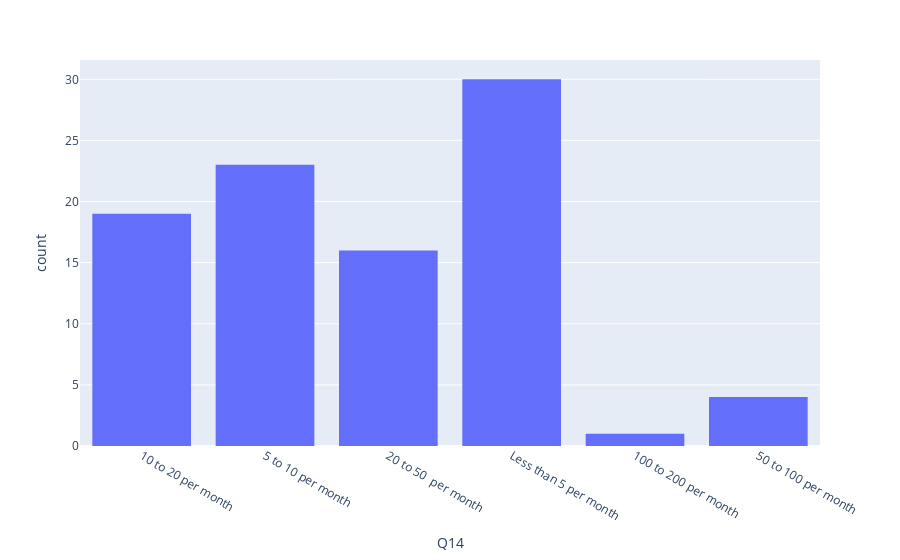

The notebook cell saved with this chart:
### Code cell
fig = px.histogram(data, x='Q14')
fig.show()

### Figure 1 — Plotly figure (JSON) as saved in the notebook; plotly's stock layout.template omitted (floating-point values rounded to 4 significant figures)
{"data": [{"alignmentgroup": "True", "bingroup": "x", "hovertemplate": "Q14=%{x}<br>count=%{y}<extra></extra>", "legendgroup": "", "marker": {"color": "#636efa", "pattern": {"shape": ""}}, "name": "", "offsetgroup": "", "orientation": "v", "showlegend": false, "type": "histogram", "x": ["10 to 20 per month", "5 to 10 per month", "10 to 20 per month", "10 to 20 per month", "20 to 50  per month", "5 to 10 per month", "Less than 5 per month", "5 to 10 per month", "Less than 5 per month", "5 to 10 per month", "Less than 5 per month", "Less than 5 per month", "100 to 200 per month", "5 to 10 per month", "5 to 10 per month", "Less than 5 per month", "Less than 5 per month", "10 to 20 per month", "5 to 10 per month", "5 to 10 per month", "20 to 50  per month", "50 to 100 per month", "5 to 10 per month", "10 to 20 per month", "50 to 100 per month", "Less than 5 per month", "Less than 5 per month", "5 to 10 per month", "Less than 5 per month", "Less than 5 per month", "Less than 5 per month", "10 to 20 per month", "Less than 5 per month", "5 to 10 per month", "20 to 50  per month", "10 to 20 per month", "Less than 5 per month", "Less than 5 per month", "20 to 50  per month", "10 to 20 per month", "10 to 20 per month", "Less than 5 per month", "20 to 50  per month", "20 to 50  per month", "Less than 5 per month", "50 to 100 per month", "Less than 5 per month", "10 to 20 per month", "10 to 20 per month", "5 to 10 per month", "5 to 10 per month", "5 to 10 per month", "5 to 10 per month", "10 to 20 per month", "5 to 10 per month", "10 to 20 per month", "20 to 50  per month", "20 to 50  per month", "Less than 5 per month", "20 to 50  per month", "20 to 50  per month", "20 to 50  per month", "20 to 50  per month", "Less than 5 per month", "5 to 10 per month", "Less than 5 per month", "10 to 20 per month", "10 to 20 per month", "10 to 20 per month", "20 to 50  per month", "5 to 10 per month", "5 to 10 per month", "Less than 5 per month", "5 to 10 per month", "5 to 10 per month", "10 to 20 per month", "Less than 5 per month", "5 to 10 per month", "Less than 5 per month", "20 to 50  per month", "Less than 5 per month", "Less than 5 per month", "50 to 100 per month", "Less than 5 per month", "10 to 20 per month", "10 to 20 per month", "20 to 50  per month", "Less than 5 per month", "Less than 5 per month", "Less than 5 per month", "Less than 5 per month", "5 to 10 per month", "20 to 50  per month"], "xaxis": "x", "yaxis": "y"}], "layout": {"autosize": true, "barmode": "relative", "legend": {"tracegroupgap": 0}, "margin": {"t": 60}, "xaxis": {"anchor": "y", "autorange": true, "domain": [0, 1], "range": [-0.5, 5.5], "title": {"text": "Q14"}, "type": "category"}, "yaxis": {"anchor": "x", "autorange": true, "domain": [0, 1], "range": [0, 31.58], "title": {"text": "count"}}}}
